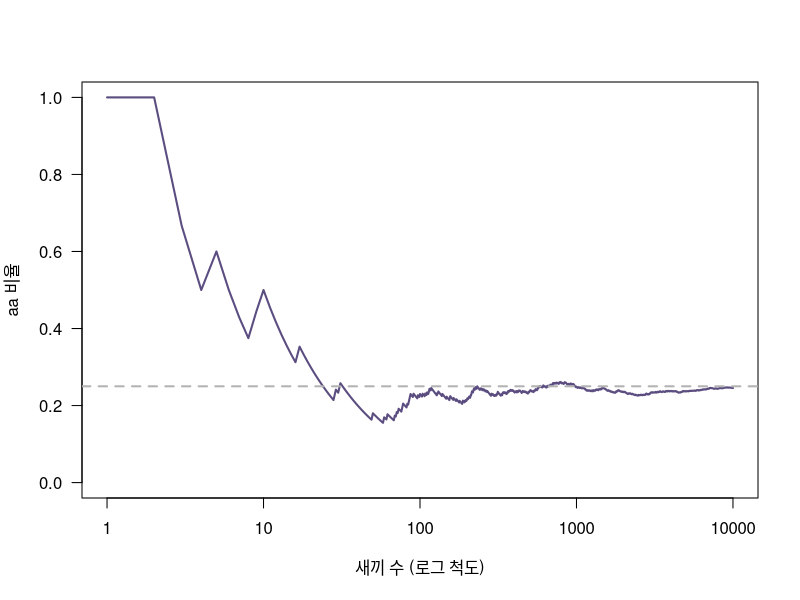
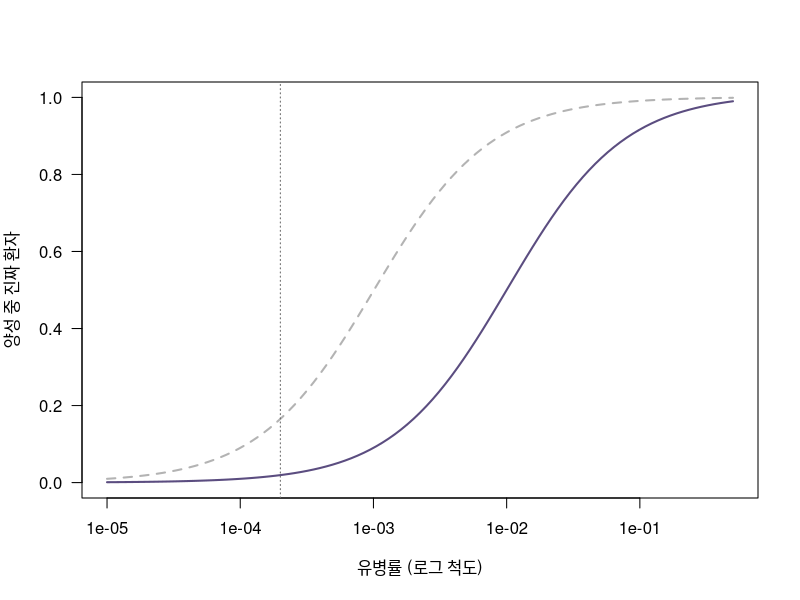
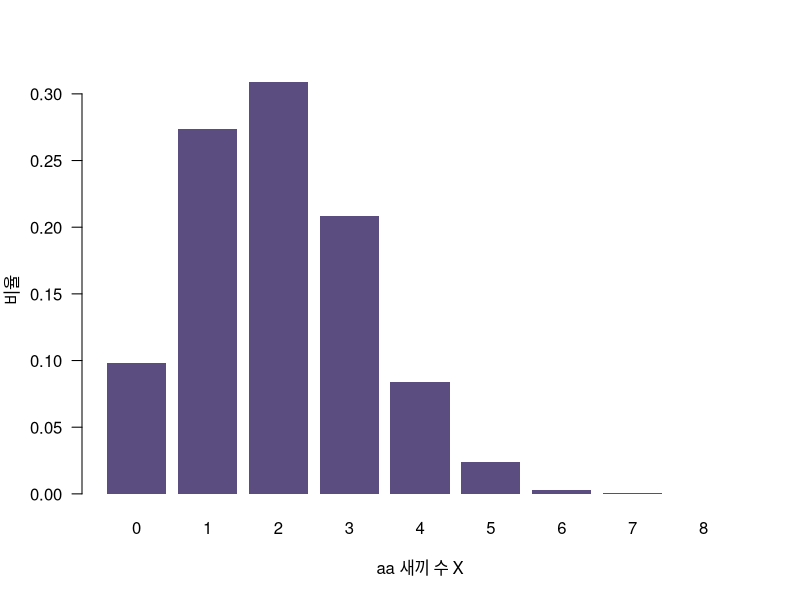
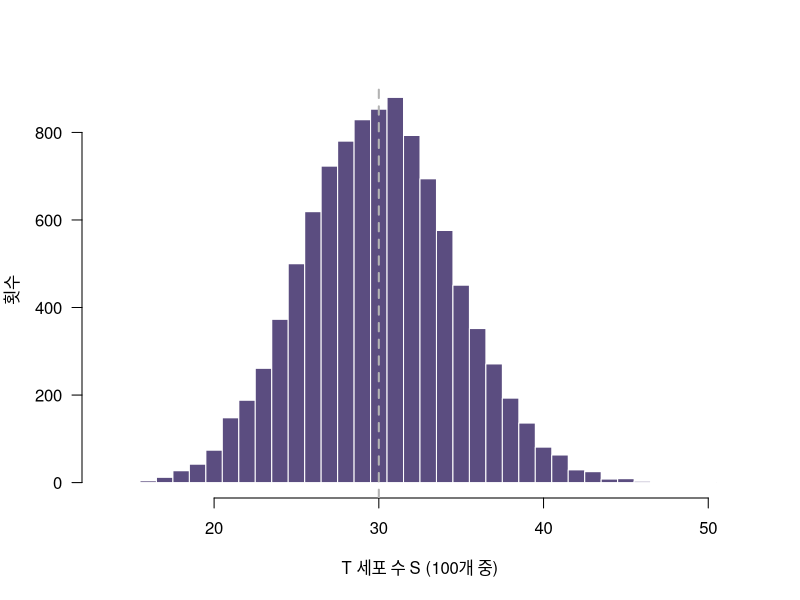
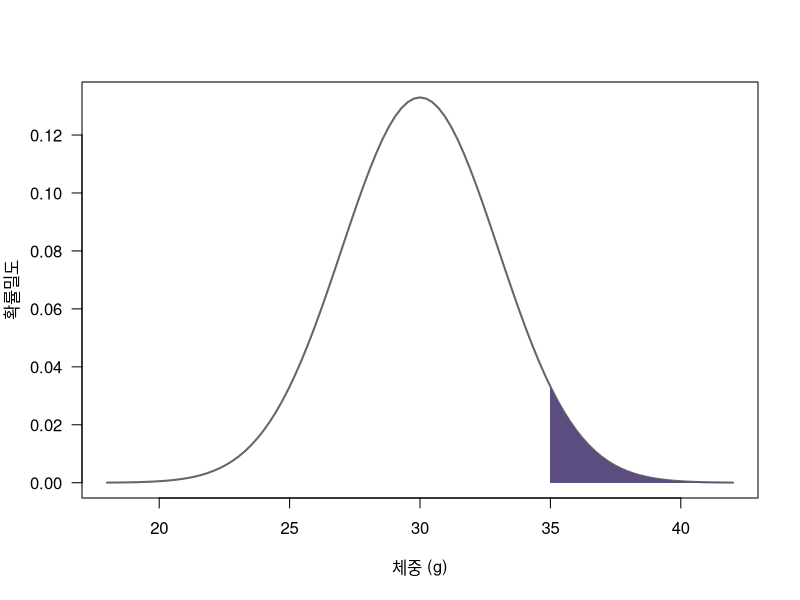

These figures' R source, in order:
## ---- chunk 1
#| label: cross
cross <- function(n, A = "A", a = "a") {      # Aa × Aa 교배에서 새끼 n마리
  mom <- sample(c(A, a), n, replace = TRUE)   # 엄마가 물려주는 대립유전자
  dad <- sample(c(A, a), n, replace = TRUE)   # 아빠가 물려주는 대립유전자
  ifelse(mom == a & dad == a, paste0(a, a),
         ifelse(mom == A & dad == A, paste0(A, A), paste0(A, a)))
}

set.seed(20261019)
pups <- cross(10000)
table(pups)[c("AA", "Aa", "aa")] / 10000
## ---- chunk 2
#| label: fig-running
#| fig-cap: "새끼 수가 늘어날 때 aa 비율의 변화. 회색 선은 참값 1/4"
#| fig-height: 3.5
run <- cumsum(pups == "aa") / seq_along(pups)   # 처음 k마리까지의 aa 비율
run[c(10, 100, 1000, 10000)]

plot(run, type = "l", log = "x", col = "#5B4D80", lwd = 2, las = 1, ylim = c(0, 1),
     xlab = "새끼 수 (로그 척도)", ylab = "aa 비율")
abline(h = 0.25, col = "grey70", lwd = 2, lty = 2)
## ---- chunk 3
#| label: conditional
dominant <- pups != "aa"            # 조건: 우성 표현형
mean(pups[dominant] == "Aa")        # 그중 Aa의 비율
## ---- chunk 4
#| label: independence
set.seed(2)
gA <- cross(10000)                  # 유전자 A
gB <- cross(10000, "B", "b")        # 유전자 B (따로 뽑음 = 독립)
c(P_aa = mean(gA == "aa"), P_bb = mean(gB == "bb"),
  P_both = mean(gA == "aa" & gB == "bb"),
  product = mean(gA == "aa") * mean(gB == "bb"))
## ---- chunk 5
#| label: screening
set.seed(3)
N <- 1e6
disease  <- runif(N) < 1/5000                        # 환자 여부
positive <- logical(N)
positive[disease]  <- runif(sum(disease))  < 0.99    # 환자: 99% 양성
positive[!disease] <- runif(sum(!disease)) < 0.01    # 건강: 1% 양성 (가짜 양성)

table(disease, positive)
mean(disease[positive])             # 양성 중 진짜 환자의 비율
## ---- chunk 6
#| label: fig-ppv
#| fig-cap: "유병률에 따른 '양성 중 진짜 환자의 비율'. 보라: 민감도·특이도 99%, 회색: 특이도만 99.9%"
#| fig-height: 3.5
ppv <- function(prev, sens = 0.99, spec = 0.99)
  sens * prev / (sens * prev + (1 - spec) * (1 - prev))

c(rare = ppv(1/5000), common = ppv(1/100), better_spec = ppv(1/5000, spec = 0.999))

curve(ppv(x), from = 1e-5, to = 0.5, log = "x", lwd = 2, col = "#5B4D80", las = 1,
      ylim = c(0, 1), xlab = "유병률 (로그 척도)", ylab = "양성 중 진짜 환자")
curve(ppv(x, spec = 0.999), add = TRUE, lwd = 2, lty = 2, col = "grey70")
abline(v = 1/5000, col = "grey40", lty = 3)
## ---- chunk 7
#| label: litter
set.seed(4)
X <- replicate(10000, sum(cross(8) == "aa"))   # 1만 배의 X
table(X) / 10000
## ---- chunk 8
#| label: fig-litter
#| fig-cap: "한 배 새끼 8마리 중 aa의 수. 1만 배를 시뮬레이션"
#| fig-height: 3.5
barplot(table(factor(X, levels = 0:8)) / 10000, col = "#5B4D80", border = NA, las = 1,
        xlab = "aa 새끼 수 X", ylab = "비율")
## ---- chunk 9
#| label: litter-moments
c(mean = mean(X), var = var(X))
## ---- chunk 10
#| label: urn
set.seed(5)
urn <- rep(c(1, 0), times = c(30, 70))    # 1 = T 세포, 0 = 다른 세포
S <- replicate(10000, sum(sample(urn, 100, replace = TRUE)))   # 캡처 1만 번
c(mean = mean(S), sd = sd(S))
c(mean = mean(S / 100), sd = sd(S / 100))   # 비율 S/n
range(S)
## ---- chunk 11
#| label: fig-urn
#| fig-cap: "세포 100개 캡처를 1만 번 반복했을 때 T 세포 수. 회색 선은 기댓값 30"
#| fig-height: 3.5
hist(S, breaks = seq(min(S) - 0.5, max(S) + 0.5, by = 1), col = "#5B4D80", border = "white",
     las = 1, main = "", xlab = "T 세포 수 S (100개 중)", ylab = "횟수")
abline(v = 30, col = "grey70", lwd = 2, lty = 2)
## ---- chunk 12
#| label: fig-normal-area
#| fig-cap: "마우스 체중 분포(평균 30 g, SD 3 g). 칠한 넓이 = P(체중 > 35)"
#| fig-height: 3.5
curve(dnorm(x, mean = 30, sd = 3), from = 18, to = 42, lwd = 2, col = "grey40",
      las = 1, xlab = "체중 (g)", ylab = "확률밀도")
xs <- seq(35, 42, length.out = 100)
polygon(c(35, xs, 42), c(0, dnorm(xs, 30, 3), 0), col = "#5B4D80", border = NA)
## ---- chunk 13
#| label: pnorm
1 - pnorm(35, mean = 30, sd = 3)        # 공식: P(체중 > 35)
set.seed(6)
mean(rnorm(1e5, mean = 30, sd = 3) > 35) # Monte Carlo: 10만 마리 중 35 g 초과 비율
qnorm(0.975)                             # 표준정규분포의 97.5% 지점
